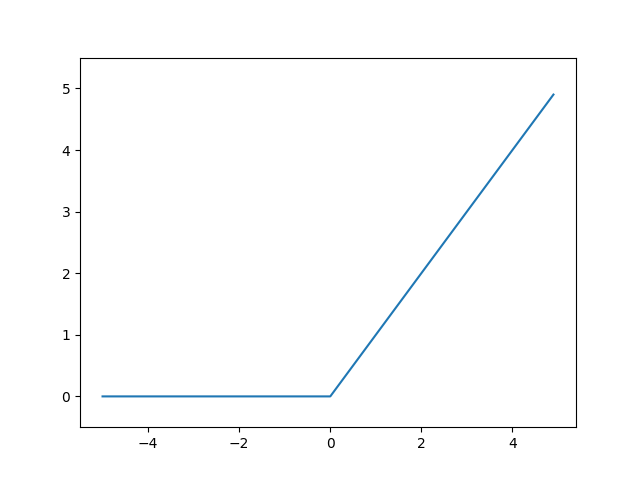

Write Python code to recreate this figure.
import numpy as np
import matplotlib.pylab as plt

def relu(x):
    return np.maximum(0, x)

x = np.arange(-5.0, 5.0 ,0.1)
y = relu(x)
plt.plot(x, y)
plt.ylim(-0.5, 5.5)
plt.show()
